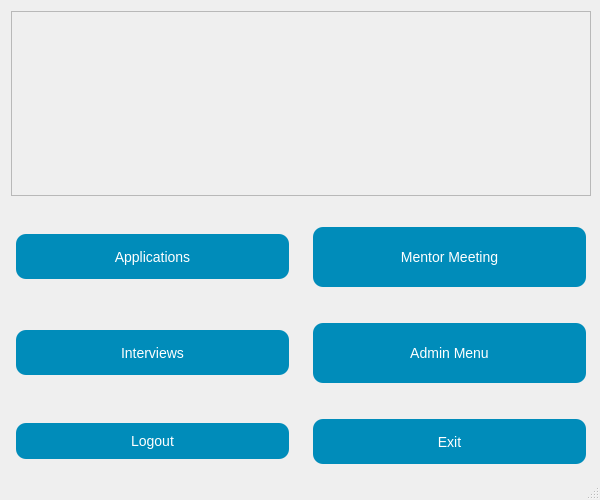
<?xml version="1.0" encoding="UTF-8"?>
<ui version="4.0">
 <class>mw_main_menu</class>
 <widget class="QMainWindow" name="mw_main_menu">
  <property name="windowModality">
   <enum>Qt::WindowModality::NonModal</enum>
  </property>
  <property name="enabled">
   <bool>true</bool>
  </property>
  <property name="geometry">
   <rect>
    <x>0</x>
    <y>0</y>
    <width>600</width>
    <height>500</height>
   </rect>
  </property>
  <property name="sizePolicy">
   <sizepolicy hsizetype="Fixed" vsizetype="Fixed">
    <horstretch>0</horstretch>
    <verstretch>0</verstretch>
   </sizepolicy>
  </property>
  <property name="minimumSize">
   <size>
    <width>600</width>
    <height>500</height>
   </size>
  </property>
  <property name="maximumSize">
   <size>
    <width>16777215</width>
    <height>16777215</height>
   </size>
  </property>
  <property name="focusPolicy">
   <enum>Qt::FocusPolicy::NoFocus</enum>
  </property>
  <property name="contextMenuPolicy">
   <enum>Qt::ContextMenuPolicy::NoContextMenu</enum>
  </property>
  <property name="windowTitle">
   <string>Main Menu</string>
  </property>
  <property name="windowIcon">
   <iconset>
    <normaloff>icons/manage.svg</normaloff>icons/manage.svg</iconset>
  </property>
  <property name="toolTip">
   <string notr="true"/>
  </property>
  <property name="statusTip">
   <string notr="true"/>
  </property>
  <property name="accessibleDescription">
   <string notr="true"/>
  </property>
  <property name="styleSheet">
   <string notr="true">QWidget {
	font: 11pt &quot;MS Shell Dlg 2&quot;;
    background: qlineargradient(spread:pad, x1:0, y1:0, x2:0, y2:1, 
        stop:0 rgba(173, 216, 230, 255), 
        stop:1 rgba(255, 255, 255, 255));
};
</string>
  </property>
  <property name="animated">
   <bool>false</bool>
  </property>
  <property name="documentMode">
   <bool>false</bool>
  </property>
  <property name="tabShape">
   <enum>QTabWidget::TabShape::Rounded</enum>
  </property>
  <widget class="QWidget" name="centralwidget">
   <layout class="QGridLayout" name="gridLayout">
    <property name="leftMargin">
     <number>11</number>
    </property>
    <property name="topMargin">
     <number>11</number>
    </property>
    <property name="horizontalSpacing">
     <number>14</number>
    </property>
    <property name="verticalSpacing">
     <number>26</number>
    </property>
    <item row="3" column="0">
     <widget class="QPushButton" name="pushbutton_logout">
      <property name="cursor">
       <cursorShape>PointingHandCursor</cursorShape>
      </property>
      <property name="styleSheet">
       <string notr="true">QPushButton {
    background-color: #008CBA;
    color: white;
    padding: 10px;
    font-size: 14px;
font: 11pt &quot;MS Shell Dlg 2&quot;;
    border: none;
    border-radius: 10px;
    margin: 5px;
}
QPushButton:hover {
    background-color: #007B9E;
}
QPushButton:pressed {
    background-color: #005f73;
}
</string>
      </property>
      <property name="text">
       <string>Logout</string>
      </property>
      <property name="icon">
       <iconset>
        <normaloff>icons/logout.svg</normaloff>icons/logout.svg</iconset>
      </property>
      <property name="iconSize">
       <size>
        <width>40</width>
        <height>40</height>
       </size>
      </property>
     </widget>
    </item>
    <item row="0" column="0" colspan="2">
     <widget class="QFrame" name="frame_icon">
      <property name="maximumSize">
       <size>
        <width>16777215</width>
        <height>16777215</height>
       </size>
      </property>
      <property name="frameShape">
       <enum>QFrame::Shape::StyledPanel</enum>
      </property>
      <property name="frameShadow">
       <enum>QFrame::Shadow::Raised</enum>
      </property>
      <layout class="QVBoxLayout" name="verticalLayout">
       <item>
        <widget class="QLabel" name="label">
         <property name="minimumSize">
          <size>
           <width>0</width>
           <height>0</height>
          </size>
         </property>
         <property name="text">
          <string/>
         </property>
         <property name="pixmap">
          <pixmap>icons/WeRHere2.png</pixmap>
         </property>
         <property name="scaledContents">
          <bool>true</bool>
         </property>
        </widget>
       </item>
      </layout>
     </widget>
    </item>
    <item row="1" column="0">
     <widget class="QPushButton" name="pushbutton_applications">
      <property name="sizePolicy">
       <sizepolicy hsizetype="Minimum" vsizetype="Fixed">
        <horstretch>0</horstretch>
        <verstretch>0</verstretch>
       </sizepolicy>
      </property>
      <property name="minimumSize">
       <size>
        <width>96</width>
        <height>55</height>
       </size>
      </property>
      <property name="cursor">
       <cursorShape>PointingHandCursor</cursorShape>
      </property>
      <property name="styleSheet">
       <string notr="true">QPushButton {
    background-color: #008CBA;
    color: white;
    padding: 10px;
    font-size: 14px;
font: 11pt &quot;MS Shell Dlg 2&quot;;
    border: none;
    border-radius: 10px;
    margin: 5px;
}
QPushButton:hover {
    background-color: #007B9E;
}
QPushButton:pressed {
    background-color: #005f73;
}
</string>
      </property>
      <property name="text">
       <string>Applications</string>
      </property>
      <property name="icon">
       <iconset>
        <normaloff>icons/contacts.svg</normaloff>icons/contacts.svg</iconset>
      </property>
      <property name="iconSize">
       <size>
        <width>50</width>
        <height>50</height>
       </size>
      </property>
     </widget>
    </item>
    <item row="2" column="1">
     <widget class="QPushButton" name="pushbutton_admin_menu">
      <property name="enabled">
       <bool>true</bool>
      </property>
      <property name="minimumSize">
       <size>
        <width>0</width>
        <height>70</height>
       </size>
      </property>
      <property name="cursor">
       <cursorShape>PointingHandCursor</cursorShape>
      </property>
      <property name="styleSheet">
       <string notr="true">QPushButton {
    background-color: #008CBA;
    color: white;
    padding: 10px;
    font-size: 14px;
font: 11pt &quot;MS Shell Dlg 2&quot;;
    border: none;
    border-radius: 10px;
    margin: 5px;
}
QPushButton:hover {
    background-color: #007B9E;
}
QPushButton:pressed {
    background-color: #005f73;
}</string>
      </property>
      <property name="text">
       <string>Admin Menu</string>
      </property>
      <property name="icon">
       <iconset>
        <normaloff>icons/manage.svg</normaloff>icons/manage.svg</iconset>
      </property>
      <property name="iconSize">
       <size>
        <width>50</width>
        <height>50</height>
       </size>
      </property>
     </widget>
    </item>
    <item row="1" column="1">
     <widget class="QPushButton" name="pushbutton_mentor_meeting">
      <property name="minimumSize">
       <size>
        <width>0</width>
        <height>70</height>
       </size>
      </property>
      <property name="cursor">
       <cursorShape>PointingHandCursor</cursorShape>
      </property>
      <property name="styleSheet">
       <string notr="true">QPushButton {
    background-color: #008CBA;
    color: white;
    padding: 10px;
    font-size: 14px;
font: 11pt &quot;MS Shell Dlg 2&quot;;
    border: none;
    border-radius: 10px;
    margin: 5px;
}
QPushButton:hover {
    background-color: #007B9E;
}
QPushButton:pressed {
    background-color: #005f73;
}</string>
      </property>
      <property name="text">
       <string>Mentor Meeting</string>
      </property>
      <property name="icon">
       <iconset>
        <normaloff>icons/referrals.svg</normaloff>icons/referrals.svg</iconset>
      </property>
      <property name="iconSize">
       <size>
        <width>50</width>
        <height>50</height>
       </size>
      </property>
     </widget>
    </item>
    <item row="3" column="1">
     <widget class="QPushButton" name="pushbutton_exit">
      <property name="minimumSize">
       <size>
        <width>0</width>
        <height>55</height>
       </size>
      </property>
      <property name="cursor">
       <cursorShape>PointingHandCursor</cursorShape>
      </property>
      <property name="styleSheet">
       <string notr="true">QPushButton {
    background-color: #008CBA;
    color: white;
    padding: 10px;
    font-size: 14px;
font: 11pt &quot;MS Shell Dlg 2&quot;;
    border: none;
    border-radius: 10px;
    margin: 5px;
}
QPushButton:hover {
    background-color: #007B9E;
}
QPushButton:pressed {
    background-color: #005f73;
}</string>
      </property>
      <property name="text">
       <string>Exit</string>
      </property>
      <property name="icon">
       <iconset>
        <normaloff>icons/power.svg</normaloff>icons/power.svg</iconset>
      </property>
      <property name="iconSize">
       <size>
        <width>50</width>
        <height>50</height>
       </size>
      </property>
     </widget>
    </item>
    <item row="2" column="0">
     <widget class="QPushButton" name="pushbutton_interviews">
      <property name="sizePolicy">
       <sizepolicy hsizetype="Minimum" vsizetype="Fixed">
        <horstretch>0</horstretch>
        <verstretch>0</verstretch>
       </sizepolicy>
      </property>
      <property name="minimumSize">
       <size>
        <width>0</width>
        <height>55</height>
       </size>
      </property>
      <property name="sizeIncrement">
       <size>
        <width>0</width>
        <height>0</height>
       </size>
      </property>
      <property name="cursor">
       <cursorShape>PointingHandCursor</cursorShape>
      </property>
      <property name="styleSheet">
       <string notr="true">QPushButton {
    background-color: #008CBA;
    color: white;
    padding: 10px;
    font-size: 14px;
font: 11pt &quot;MS Shell Dlg 2&quot;;
    border: none;
    border-radius: 10px;
    margin: 5px;
}
QPushButton:hover {
    background-color: #007B9E;
}
QPushButton:pressed {
    background-color: #005f73;
}</string>
      </property>
      <property name="text">
       <string>Interviews</string>
      </property>
      <property name="icon">
       <iconset>
        <normaloff>icons/members.svg</normaloff>icons/members.svg</iconset>
      </property>
      <property name="iconSize">
       <size>
        <width>50</width>
        <height>50</height>
       </size>
      </property>
     </widget>
    </item>
   </layout>
  </widget>
  <widget class="QStatusBar" name="statusbar"/>
 </widget>
 <resources/>
 <connections/>
</ui>
